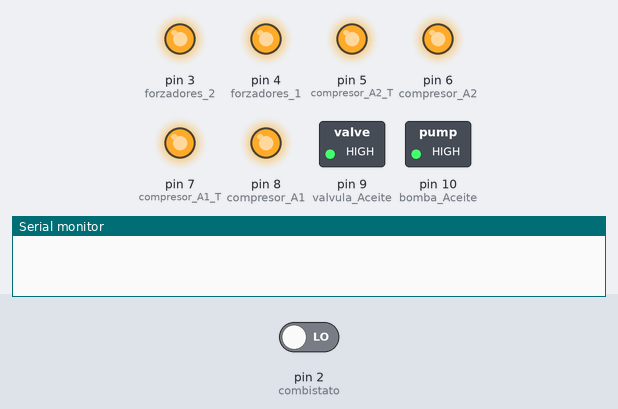
Bench run of a sketch on a simulated Arduino Uno, built with avr-gcc and run on an emulated ATmega328P. On the bench: switched loads named in the sketch (green lamp = pin HIGH), output pins drawn as LEDs (lit = HIGH), the last lines printed to the serial monitor. Inputs (shaded band) come from the test bench; at power-on: pin 2 (combistato) LOW.

Above: at 2.8 s.
2.9 s: pin 2 (combistato) driven HIGH
At 5.2 s:
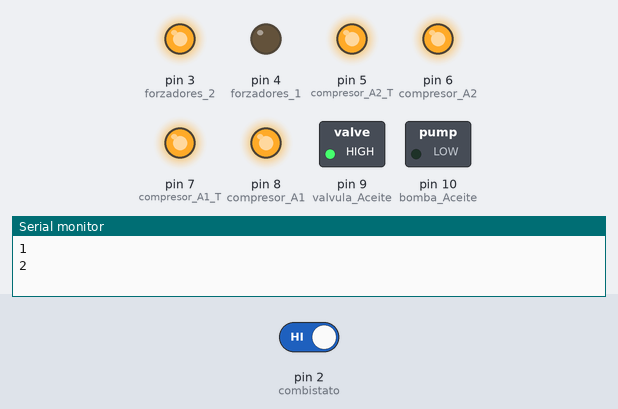
5.5 s: pin 2 (combistato) driven LOW
At 7.5 s:
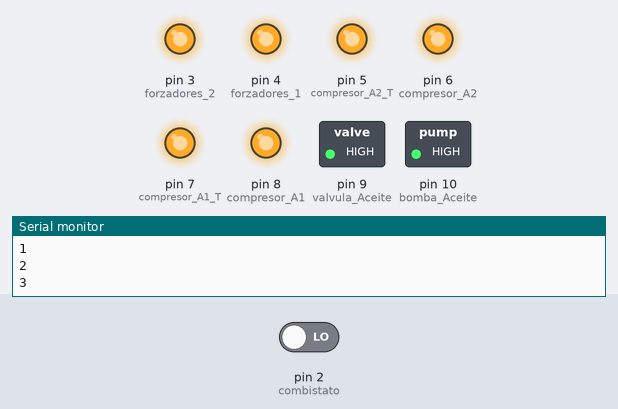
Timing chart, 0 to 9.0 s (numbered marks = the images above; inputs shaded):
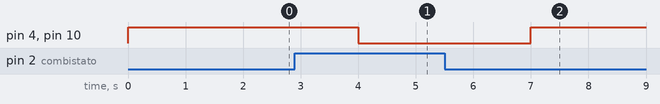

The sketch:

Chiller.ino
```cpp
//CONFIGURACION TIEMPOS (Segundos)
// La bomba activa apenas se recibe señal del combistato
int activacion_Valvulas_Aceite = 15;
int activacion_Compresores     = 25;
int tiempo_Compresor_A1        = 20; // Tiempo de funcionamiento Compresor A1
int tiempo_Compresor_A2        = 20; // Tiempo de funcionamiento Compresor A2
int tiempo_Arranque_Estrella   =  6; // Tiempo de Arranque estrella de los Compresores

const int combistato     = 2;   // Señal rele combistato (entrada)
const int bomba_Aceite   = 10;  // Señal Bomba de aceite (salida)
const int valvula_Aceite = 9;   // Señal Valvula de aceite (salida)
const int compresor_A1   = 8;   // Señal estrella compresor A1 (Salida)
const int compresor_A1_T = 7;   // Señal triangulo compresor A1 (Salida)
const int compresor_A2   = 6;   // Señal estrella  Compresor A2 (Salida)
const int compresor_A2_T = 5;   // Señal triangulo Compresor A2 (Salida)
const int forzadores_1   = 4;   // Señal primer par de forzadores
const int forzadores_2   = 3;   // Señal segundo par de forzadores

int estado_Combistato = LOW;          // Variable para rastrear el estado del combistato
unsigned long ciclo_forzador;

unsigned long contador = 0;           //Contador tiempo de funcionamiento de Todo el sistema
int tiempoSistema = 0;
int compresores = 0;                  //Contador tiempo de funcionamiento de los compresores
int tiempoCompresores = 0;

//Reinicio tiempo sistema
int reinicioSistema(int tiempoSistema){
  contador = tiempoSistema;
  return contador;
  }

//Reinicio tiempo compresores
int reinicioCompresores(int tiempoCompresores){
  compresores = tiempoCompresores;
  return compresores;
  }

int forzadores(){
 if(ciclo_forzador % 2 == 0){
    digitalWrite(forzadores_1, LOW);
    digitalWrite(forzadores_2, HIGH);
 }else{
    digitalWrite(forzadores_1, HIGH);
    digitalWrite(forzadores_2, LOW);
 }
}

void setup() {
  pinMode(combistato, INPUT);
  pinMode(bomba_Aceite, OUTPUT);
  pinMode(valvula_Aceite, OUTPUT);
  pinMode(compresor_A1, OUTPUT);
  pinMode(compresor_A1_T, OUTPUT);
  pinMode(compresor_A2_T, OUTPUT);
  pinMode(compresor_A2, OUTPUT);
  pinMode(forzadores_1, OUTPUT);
  pinMode(forzadores_2, OUTPUT);

  Serial.begin(9600);

    digitalWrite(bomba_Aceite, HIGH);
    digitalWrite(valvula_Aceite, HIGH);
    digitalWrite(compresor_A1, HIGH);
    digitalWrite(compresor_A1_T, HIGH);
    digitalWrite(compresor_A2, HIGH);
    digitalWrite(compresor_A2_T, HIGH);
    digitalWrite(forzadores_1, HIGH);
    digitalWrite(forzadores_2, HIGH);

}

void loop() {

  int lectura_Combistato = digitalRead(combistato);
  if (lectura_Combistato == HIGH && estado_Combistato == LOW) {

      delay(1000);
      contador ++;

      forzadores();

      if(lectura_Combistato == HIGH && contador >= 1){
          digitalWrite(bomba_Aceite, LOW);

      Serial.println(contador);

          if (lectura_Combistato == HIGH && contador >= activacion_Valvulas_Aceite) {
              digitalWrite(valvula_Aceite, LOW);
          }

          if (contador  >= activacion_Compresores){

              compresores ++;
              digitalWrite(bomba_Aceite, HIGH); // Apaga la Bomba de aceite

              if(compresores <= tiempo_Arranque_Estrella){
                      digitalWrite(compresor_A1, LOW);
                      digitalWrite(compresor_A1_T, HIGH);
                      digitalWrite(compresor_A2, HIGH);
                      digitalWrite(compresor_A2_T, HIGH);
                      Serial.print(compresores);
                      Serial.println(" Arranque Estrella Compresor A1 ");
                      }
              if(compresores > tiempo_Arranque_Estrella && compresores < tiempo_Compresor_A1){
                      delay(300);
                      digitalWrite(compresor_A1, HIGH);
                      digitalWrite(compresor_A1_T, LOW);
                      digitalWrite(compresor_A2, HIGH);
                      digitalWrite(compresor_A2_T, HIGH);
                      Serial.print(compresores);
                      Serial.println(" Compresor A1 Activo");
                      }

              if(compresores > tiempo_Compresor_A1 && compresores <= (tiempo_Compresor_A1 + tiempo_Arranque_Estrella)){
                      delay(300);
                      digitalWrite(compresor_A1, HIGH);
                      digitalWrite(compresor_A1_T, HIGH);
                      digitalWrite(compresor_A2, LOW);
                      digitalWrite(compresor_A2_T, HIGH);
                      Serial.print(compresores);
                      Serial.println(" Arranque Estrella Compresor A2");
                  }

              if(compresores > (tiempo_Compresor_A1 + tiempo_Arranque_Estrella) && compresores <= (tiempo_Compresor_A2 + tiempo_Compresor_A1)){
                      delay(300);
                      digitalWrite(compresor_A1, HIGH);
                      digitalWrite(compresor_A1_T, HIGH);
                      digitalWrite(compresor_A2, HIGH);
                      digitalWrite(compresor_A2_T, LOW);
                      Serial.print(compresores);
                      Serial.println(" Compresor A2 Activo");
                      }

              if(compresores == (tiempo_Compresor_A2 + tiempo_Compresor_A1)){
                  reinicioCompresores(0);
                  ciclo_forzador ++;
              }
          }
      }
  } else{
      delay(1000);
      digitalWrite(bomba_Aceite, HIGH);
    digitalWrite(valvula_Aceite, HIGH);
    digitalWrite(compresor_A1, HIGH);
    digitalWrite(compresor_A1_T, HIGH);
    digitalWrite(compresor_A2, HIGH);
    digitalWrite(compresor_A2_T, HIGH);
    digitalWrite(forzadores_1, HIGH);
    digitalWrite(forzadores_2, HIGH);
      reinicioSistema(0);
      reinicioCompresores(0);
      estado_Combistato = LOW;
      ciclo_forzador = 0;
  }
}
```

Measured:
- after the input at 2.9 s, pin 4 (forzadores_1), pin 10 (bomba_Aceite): HIGH → LOW after 1.1 s
- after the input at 5.5 s, pin 4 (forzadores_1), pin 10 (bomba_Aceite): LOW → HIGH after 1.5 s
